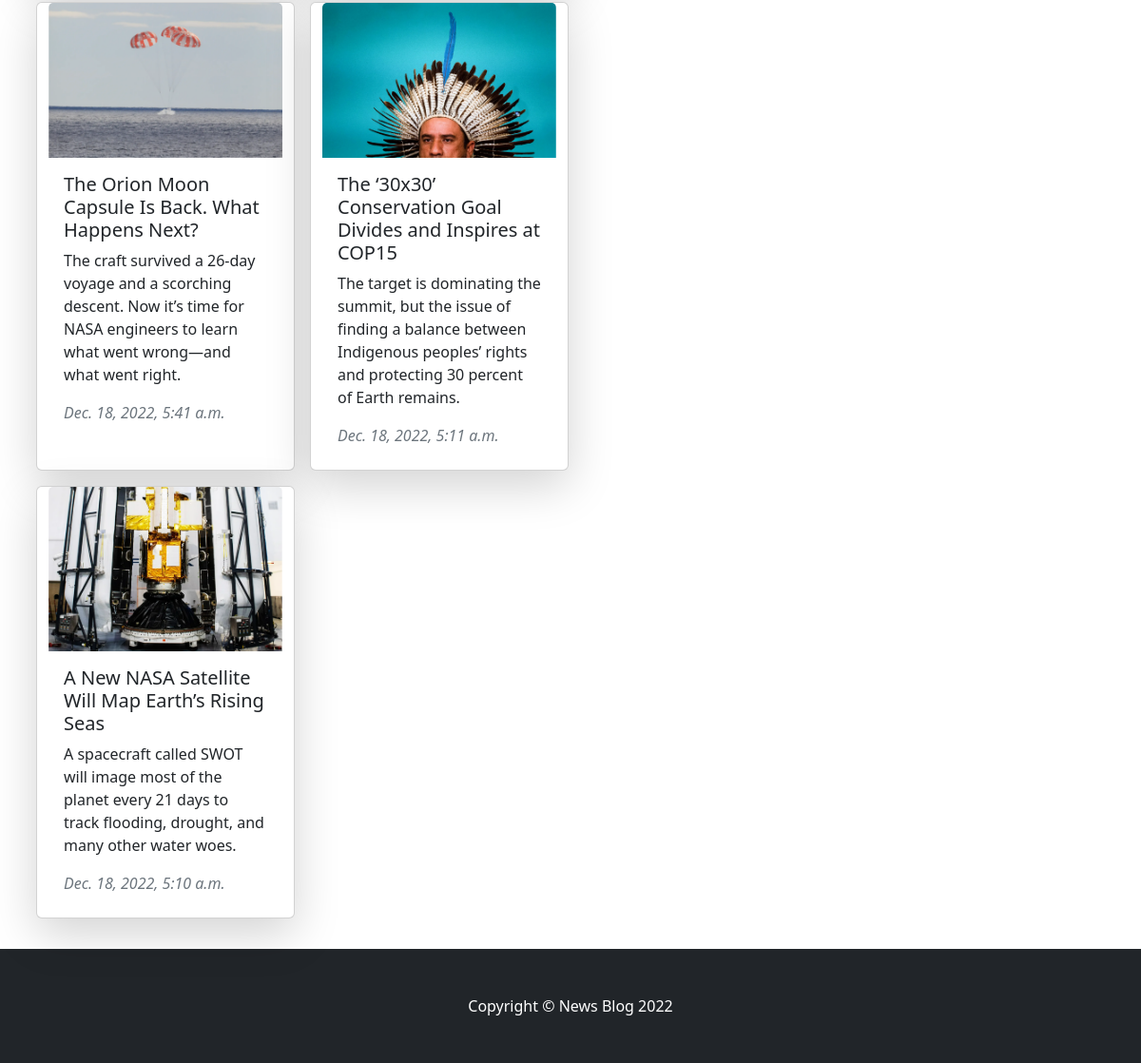
The app's page / (lower part), older data.
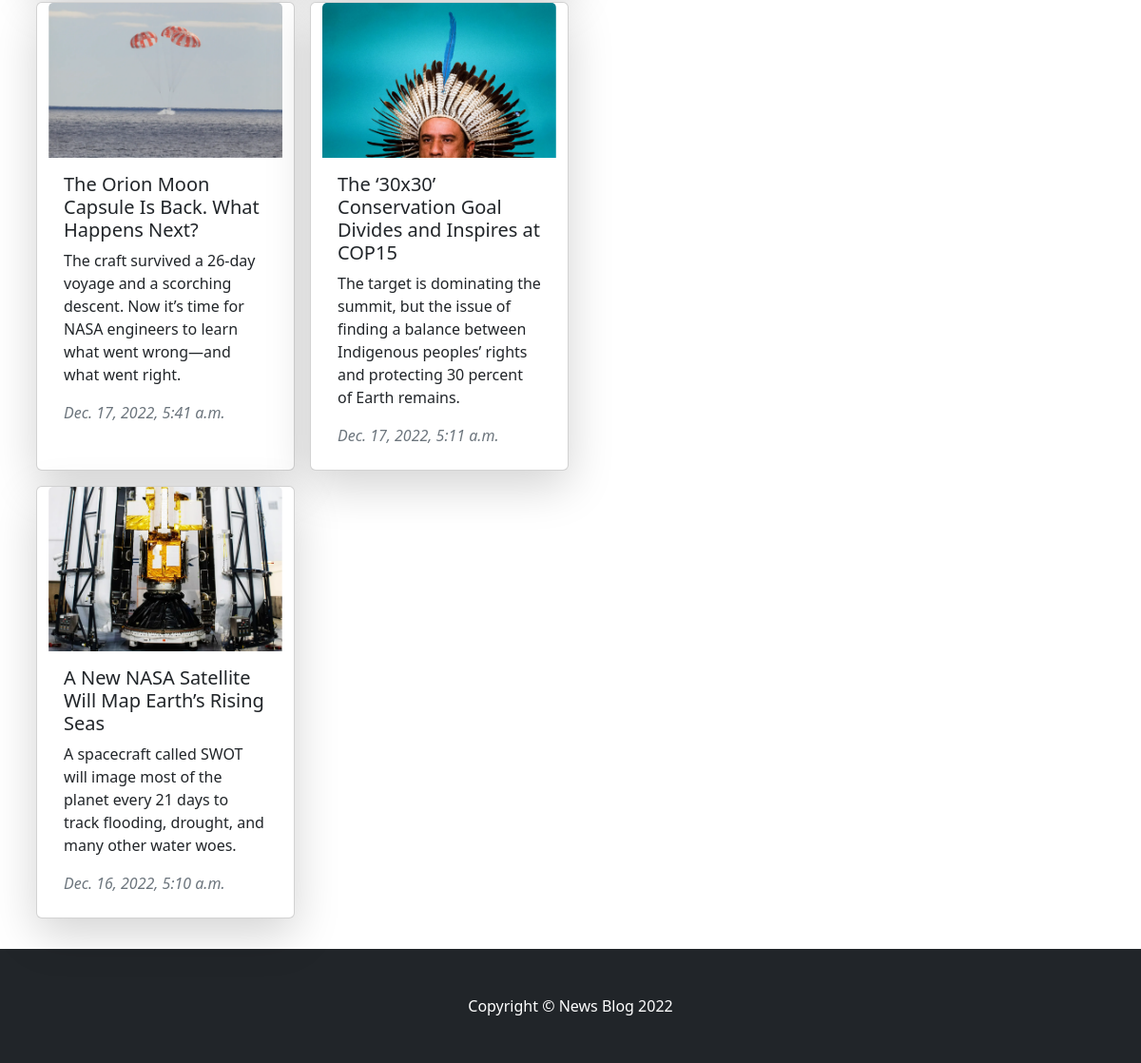
The same page, newer data.
### news/models.py (models this page shows, shortened)
class News(models.Model):
    category = models.ForeignKey(Category, on_delete=models.CASCADE, blank=True)
    title = models.CharField(max_length=100)
    description = models.CharField(max_length=150)
    image = models.ImageField(upload_to='news/images/')
    article = models.TextField()
    date = models.DateTimeField(auto_now=True)
    class Meta:
        verbose_name_plural = 'News'

### news/views.py (the view)
# urls.py: 2. Add a URL to urlpatterns:  path('', views.home, name='home')
def home(request, pk=0):
    categories = Category.objects.all()
    news = News.objects.filter(category_id=pk).order_by('-date') if pk else News.objects.all().order_by('-date')
    context = {'page_name': categories[pk - 1].name if pk else 'News', 'news': news,
               'categories': categories, 'error': 'There is no news on this topic.'}
    return render(request, template_name='home.html', context=context)

### news/models.py (called while the page is built)
    def __str__(self):
        return self.name

### news/templates/home.html (shortened to what this page needs)
{% extends 'base.html' %}
{% block content %}
<div class="container mt-4 mb-4">
    <div class="row">
        <div class="col-lg-8">
            <div class="row">
                {% if news %}
                {% for n in news %}
                <div class="card m-2 shadow-lg" style="width: 17rem; cursor:pointer;"
                     onclick="window.location='{% url 'article' n.id  %}'">
                    <img src="{{ n.image.url }}" class="card-img-top" alt="...">
                    <div class="card-body">
                        <h5 class="card-title">{{ n.title }}</h5>
                        <p class="card-text">{{ n.description }}</p>
                        <div class="text-muted fst-italic mb-2">{{ n.date }}</div>
                    </div>
                </div>
                {% endfor %}
                {% else %}
                <h3>{{ error }}</h3>
                {% endif %}
            </div>
        </div>
        <div class="col-lg-3">
        </div>
    </div>
</div>
{% endblock %}

### templates/base.html (shortened to what this page needs)
<!DOCTYPE html>
<html lang="en">
<head>
    <link href="https://cdn.jsdelivr.net/npm/bootstrap@5.2.3/dist/css/bootstrap.min.css" rel="stylesheet"
>
</head>
<body>
{% block content %} {% endblock %}
<footer class="py-5 bg-dark">
    <div class="container"><p class="m-0 text-center text-white">Copyright &copy; News Blog 2022</p></div>
</footer>
</body>
</html>

Row changes from the older to the newer data that the page shows:
changed News "The Orion Moon Capsule Is Back. What Happens Next?": date "Dec. 18, 2022, 5:41 a.m." → "Dec. 17, 2022, 5:41 a.m."
changed News "The ‘30x30’ Conservation Goal Divides and Inspires at COP15": date "Dec. 18, 2022, 5:11 a.m." → "Dec. 17, 2022, 5:11 a.m."
changed News "A New NASA Satellite Will Map Earth’s Rising Seas": date "Dec. 18, 2022, 5:10 a.m." → "Dec. 16, 2022, 5:10 a.m."
